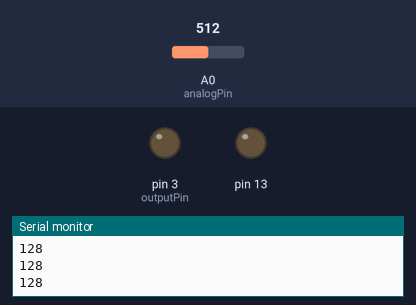
Recording of a sketch running on a simulated Arduino Uno, built with avr-gcc and run on an emulated ATmega328P. Parts: output pins drawn as LEDs (lit = HIGH), the last lines printed to the serial monitor. The test bench sets the inputs (shaded band); at power-on: A0 (analogPin) = 512.

Above: at 1.2 s.
1.3 s: A0 (analogPin) set to 716
At 2.2 s:
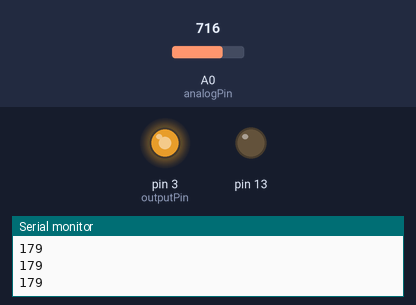
2.8 s: A0 (analogPin) set to 753
At 3.5 s:
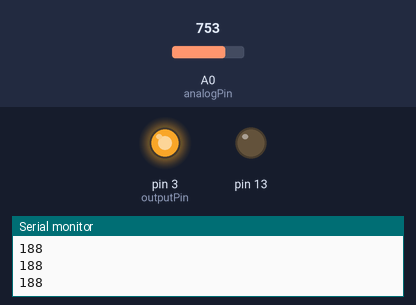
4.3 s: A0 (analogPin) set to 768
At 4.9 s:
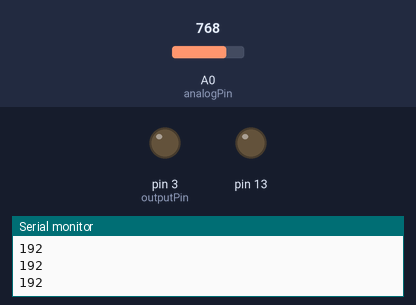
5.8 s: A0 (analogPin) set to 900
At 6.1 s:
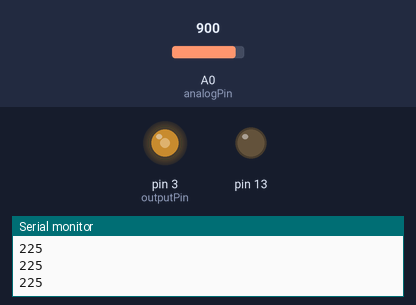
7.3 s: A0 (analogPin) set to 306
At 8.5 s:
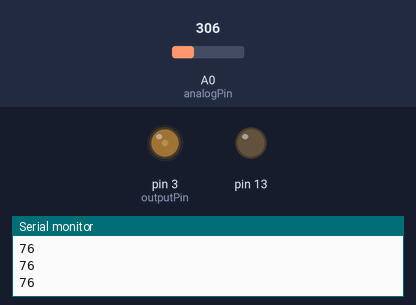
8.8 s: A0 (analogPin) set to 0
At 9.9 s:
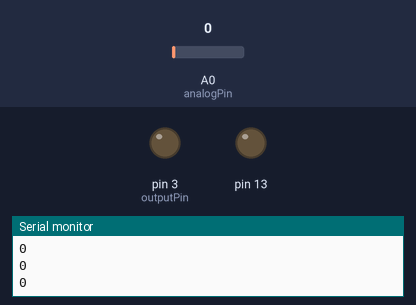
Timing chart, 0 to 11.3 s (numbered marks = the images above; inputs shaded):
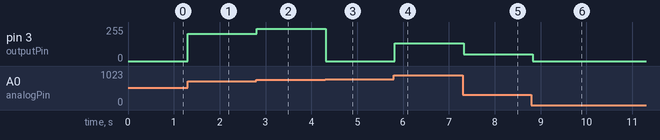

Measured:
- the behaviour switches between 767 and 768 on A0 (analogPin) (found by bisection; images 2 and 3)
- after the input at 1.3 s, pin 3 (outputPin): 0/255 → 204/255 at once
- after the input at 2.8 s, pin 3 (outputPin): 204/255 → 241/255 at once
- after the input at 4.3 s, pin 3 (outputPin): 241/255 → 0/255 at once
- after the input at 5.8 s, pin 3 (outputPin): 0/255 → 132/255 at once
- after the input at 7.3 s, pin 3 (outputPin): 132/255 → 50/255 at once
- after the input at 8.8 s, pin 3 (outputPin): 50/255 → 0/255 at once

The sketch:

part1.ino
```cpp
void setup() {
  // put your setup code here, to run once:
  Serial.begin(9600);
  pinMode (13, OUTPUT);

}

void loop() {
  // put your main code here, to run repeatedly:

  int analogPin = A0;
  int val = analogRead(analogPin);
  int output_val = val / 4; //convert to 0-255

  Serial.println(output_val);

  //Output blue light intensity based on input
  int outputPin = 3;
  analogWrite(outputPin, val);

  delay(100);

}
```
